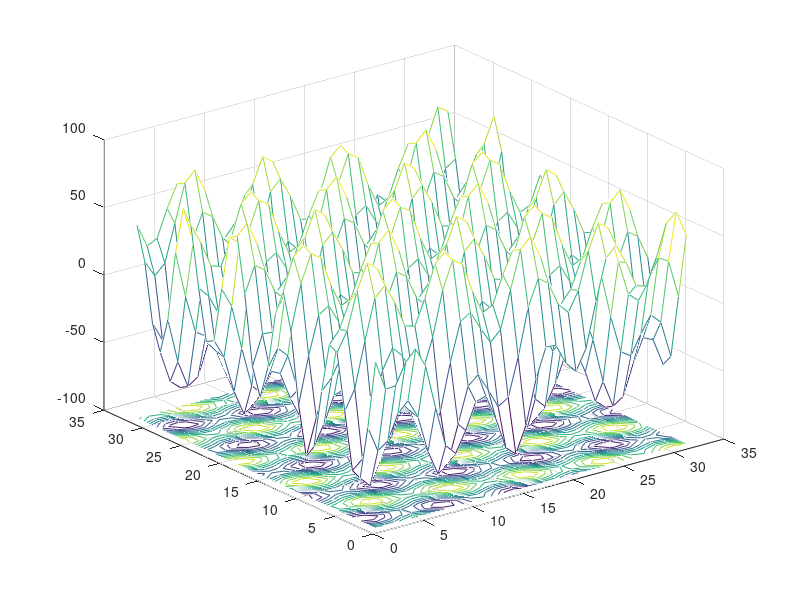

The MATLAB script that drew this image:
% Pattern formation in Faraday Waves
% Kirsten Meeker
% kmeeker@cs.ucsb.edu
% ORIGINAL FILE http://www.cs.ucsb.edu/~kmeeker/Faraday.m
clear all;
% modifier : @cobwebkanamachi
% environment: gnu octave 3.8.0, mac osx
% if you did not read or know about Faraday Waves, misc docs bellow are.
% http://arxiv.org/pdf/cond-mat/9704060v2.pdf
% above paper is mostly important to run this.
% http://arxiv.org/pdf/1005.5257.pdf
% http://web.archive.org/web/20070806053342/http://haides.caltech.edu/~lifshitz/patterns.html
% http://www.mathworks.com/matlabcentral/fileexchange/5355-toolbox-graph/content/toolbox_graph/write_off.m
% http://www.princeton.edu/~wbialek/rome/refs/cross+hohenberg_93.pdf
% input parameters
e = [0.4 0.1 0.001 0.05 0.05 3 1 1 1 1 1];
q = [2*cos(pi/12) 1.2 2*cos(pi/12) 2*cos(pi/12) 2*cos(pi/12) 2*cos(pi/12) 2*cos(pi/12) 2*cos(pi/12) 2*cos(pi/12) 2*cos(pi/12) 2*cos(pi/12)];
a = [0 1 1 1.832 1.8 1.5 3.5 3.3 2 3 4];
c = [5000 200 1 1 1 1 1 1 5000 5000 200]; % linear operator scaling mentioned in Lifshitz paper
p = 10;  % selects which set of input parameters to use
% if suddenly end, please change t,dt 0 to 10,31 to 51, 81 to 101 etc.

% increments
fN = [32 64];   % Number of grid points on a side (square grid)
L = 2*pi;    % System size
fdt = [.05 0.1 0.2 0.5 1.0];

% increments
fN = [32 64];   % Number of grid points on a side (square grid)
L = 2*pi;    % System size
fdt = [.05 0.1 0.2 0.5 1.0];

% loop for different grid resolution
for s=1:1
    N = fN(s);
    dx = L/N;  % Grid spacing for periodic boundary conditions
    
    % initial condition
    %rand('state',0);
    u = 2 * rand(N,N) - 1.0;    % uniform random [-1, 1]
    u = u - mean(mean(u));      % normalize
    
    % compute eigenvalues of linear operator
%http://www.cs.ucsb.edu/~kmeeker/Faraday.pdf (8) lambda!
    k = (0:N-1)*dx;
    for i=1:N
        for j=1:N
            A(i,j) = (-(k(i)^2) - (k(j)^2) + 1)^2 * (-(k(i)^2) - (k(j))^2 + q(p)^2)^2;
        end
    end
    
    % loop for different time steps
    for r = 1:1;
        dt = fdt(r);
        
        % invert linear oeprator
        P = 1./(1 + dt * c(p) * A);
        
        i = 0;
        j = 0;
for t=90:dt:100 % tweak these if fail (31 to 51, 81 to 101, etc)
        %       for t=0:dt:50
            i = i + 1;
            
            % find transform of rhs
            f = u + dt * (e(p)*u + a(p)*u*u - u^3);
            %fd = double ( f );
            fT = fft2(f);   % FFT
            
            uT = fT.*P;
            %uTd = double ( uT );
            u = ifft2(uT);  %inverse FFT
            
            n(i) = norm(u);
            
            % display at intervals
            if mod(i-1,20) == 0
%scatter3(u)
if(0)
                save temp8.txt un;
                save temp7.txt a(p);
                save temp6.txt e(p);
                save temp5.txt dt;
                save temp4.txt p;
                save temp3.txt u;
                save temp2.txt uTd;
                save temp1.txt fTd;
                save temp0.txt f;
end        
                meshc(real(u));
                j = j + 1;
                mov(j) = gcf;
                %Movie(M,3);                
            end
            
        end
%%org Movie here...
%%        fn(r,s) = norm(u);
%%        fm(r,s) = mean(mean(u)); 
%%        fv(r,s) = var(var(u));
%        movie2avi(mov, "out.avi");
    end % r loop
end % s loop
